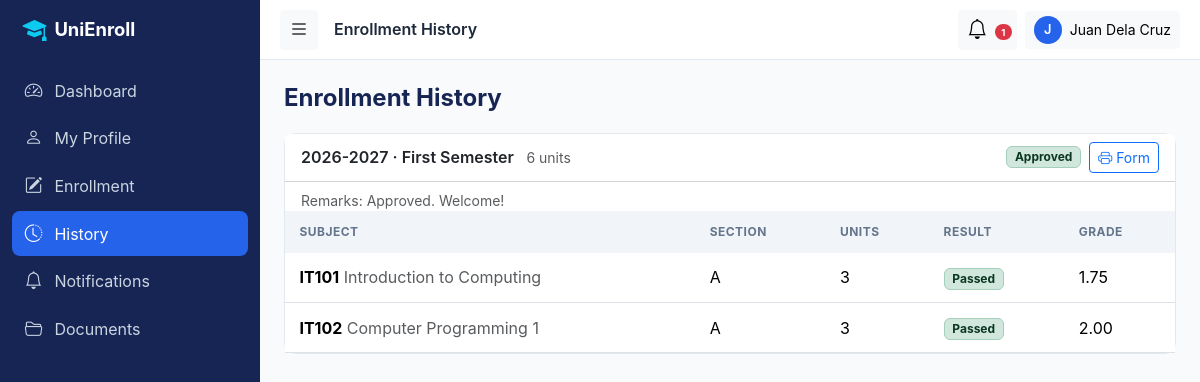
Page /student/enrollment-history.php (signed in) on the committed database.
### tables this page shows
CREATE TABLE enrollments (
  id           INT UNSIGNED AUTO_INCREMENT PRIMARY KEY,
  student_id   INT UNSIGNED NOT NULL,
  semester_id  INT UNSIGNED NOT NULL,
  status       ENUM('draft','pending','approved','rejected','cancelled') NOT NULL DEFAULT 'draft',
  total_units  TINYINT UNSIGNED NOT NULL DEFAULT 0,
  submitted_at DATETIME NULL,
  reviewed_by  INT UNSIGNED NULL,                       
  reviewed_at  DATETIME NULL,
  remarks      TEXT NULL,
  created_at   TIMESTAMP NOT NULL DEFAULT CURRENT_TIMESTAMP,
  updated_at   TIMESTAMP NOT NULL DEFAULT CURRENT_TIMESTAMP ON UPDATE CURRENT_TIMESTAMP,
  UNIQUE KEY uq_enrollments_student_sem (student_id, semester_id),
  KEY idx_enrollments_status (status),
  KEY idx_enrollments_semester (semester_id),
  CONSTRAINT fk_enrollments_student FOREIGN KEY (student_id)
    REFERENCES students(id) ON UPDATE CASCADE ON DELETE CASCADE,
  CONSTRAINT fk_enrollments_semester FOREIGN KEY (semester_id)
    REFERENCES semesters(id) ON UPDATE CASCADE ON DELETE RESTRICT,
  CONSTRAINT fk_enrollments_reviewer FOREIGN KEY (reviewed_by)
    REFERENCES users(id) ON UPDATE CASCADE ON DELETE SET NULL
);

CREATE TABLE academic_years (
  id         INT UNSIGNED AUTO_INCREMENT PRIMARY KEY,
  name       VARCHAR(20) NOT NULL,                     
  start_date DATE NOT NULL,
  end_date   DATE NOT NULL,
  is_active  TINYINT(1) NOT NULL DEFAULT 0,
  created_at TIMESTAMP NOT NULL DEFAULT CURRENT_TIMESTAMP,
  updated_at TIMESTAMP NOT NULL DEFAULT CURRENT_TIMESTAMP ON UPDATE CURRENT_TIMESTAMP,
  UNIQUE KEY uq_academic_years_name (name),
  CONSTRAINT chk_ay_dates CHECK (end_date > start_date)
);

CREATE TABLE semesters (
  id                INT UNSIGNED AUTO_INCREMENT PRIMARY KEY,
  academic_year_id  INT UNSIGNED NOT NULL,
  semester_no       TINYINT UNSIGNED NOT NULL,         
  name              VARCHAR(50) NOT NULL,
  start_date        DATE NOT NULL,
  end_date          DATE NOT NULL,
  enrollment_start  DATE NULL,
  enrollment_end    DATE NULL,
  max_units         TINYINT UNSIGNED NOT NULL DEFAULT 24,
  is_active         TINYINT(1) NOT NULL DEFAULT 0,
  created_at        TIMESTAMP NOT NULL DEFAULT CURRENT_TIMESTAMP,
  updated_at        TIMESTAMP NOT NULL DEFAULT CURRENT_TIMESTAMP ON UPDATE CURRENT_TIMESTAMP,
  UNIQUE KEY uq_semesters_ay_no (academic_year_id, semester_no),
  KEY idx_semesters_active (is_active),
  CONSTRAINT fk_semesters_ay FOREIGN KEY (academic_year_id)
    REFERENCES academic_years(id) ON UPDATE CASCADE ON DELETE CASCADE
);

CREATE TABLE enrollment_details (
  id            INT UNSIGNED AUTO_INCREMENT PRIMARY KEY,
  enrollment_id INT UNSIGNED NOT NULL,
  subject_id    INT UNSIGNED NOT NULL,
  units         TINYINT UNSIGNED NOT NULL,              
  result        ENUM('enrolled','passed','failed','dropped') NOT NULL DEFAULT 'enrolled',
  grade         DECIMAL(4,2) NULL,
  created_at    TIMESTAMP NOT NULL DEFAULT CURRENT_TIMESTAMP,
  UNIQUE KEY uq_details_enrollment_subject (enrollment_id, subject_id),
  KEY idx_details_subject (subject_id),
  CONSTRAINT fk_details_enrollment FOREIGN KEY (enrollment_id)
    REFERENCES enrollments(id) ON UPDATE CASCADE ON DELETE CASCADE,
  CONSTRAINT fk_details_subject FOREIGN KEY (subject_id)
    REFERENCES subjects(id) ON UPDATE CASCADE ON DELETE RESTRICT
);

CREATE TABLE courses (
  id          INT UNSIGNED AUTO_INCREMENT PRIMARY KEY,
  program_id  INT UNSIGNED NULL,                       
  code        VARCHAR(20)  NOT NULL,
  title       VARCHAR(150) NOT NULL,
  description TEXT NULL,
  units       TINYINT UNSIGNED NOT NULL DEFAULT 3,
  year_level  TINYINT UNSIGNED NULL,
  status      ENUM('available','unavailable') NOT NULL DEFAULT 'available',
  created_at  TIMESTAMP NOT NULL DEFAULT CURRENT_TIMESTAMP,
  updated_at  TIMESTAMP NOT NULL DEFAULT CURRENT_TIMESTAMP ON UPDATE CURRENT_TIMESTAMP,
  UNIQUE KEY uq_courses_code (code),
  KEY idx_courses_program (program_id),
  CONSTRAINT fk_courses_program FOREIGN KEY (program_id)
    REFERENCES programs(id) ON UPDATE CASCADE ON DELETE SET NULL
);

CREATE TABLE subjects (
  id           INT UNSIGNED AUTO_INCREMENT PRIMARY KEY,
  course_id    INT UNSIGNED NOT NULL,
  semester_id  INT UNSIGNED NOT NULL,
  teacher_id   INT UNSIGNED NULL,
  section      VARCHAR(20) NOT NULL DEFAULT 'A',
  max_students SMALLINT UNSIGNED NOT NULL DEFAULT 40,
  status       ENUM('open','closed') NOT NULL DEFAULT 'open',
  created_at   TIMESTAMP NOT NULL DEFAULT CURRENT_TIMESTAMP,
  updated_at   TIMESTAMP NOT NULL DEFAULT CURRENT_TIMESTAMP ON UPDATE CURRENT_TIMESTAMP,
  UNIQUE KEY uq_subjects_offering (course_id, semester_id, section),
  KEY idx_subjects_semester (semester_id),
  KEY idx_subjects_teacher (teacher_id),
  CONSTRAINT fk_subjects_course FOREIGN KEY (course_id)
    REFERENCES courses(id) ON UPDATE CASCADE ON DELETE RESTRICT,
  CONSTRAINT fk_subjects_semester FOREIGN KEY (semester_id)
    REFERENCES semesters(id) ON UPDATE CASCADE ON DELETE RESTRICT,
  CONSTRAINT fk_subjects_teacher FOREIGN KEY (teacher_id)
    REFERENCES teachers(id) ON UPDATE CASCADE ON DELETE SET NULL
);

### student/enrollment-history.php (the view, shortened to what this page needs)
<?php
$user = require_role('student');
$pdo  = Database::getConnection();
$me   = student_by_user($pdo, (int)$user['id']);
$q = $pdo->prepare('SELECT e.*, sem.name AS sem_name, ay.name AS ay_name FROM enrollments e
                    JOIN semesters sem ON sem.id = e.semester_id JOIN academic_years ay ON ay.id = sem.academic_year_id
                    WHERE e.student_id = ? AND (e.status <> "draft" OR EXISTS (SELECT 1 FROM enrollment_details d WHERE d.enrollment_id = e.id))
                    ORDER BY ay.start_date DESC, sem.semester_no DESC');
$q->execute([$me['id']]);
$history = $q->fetchAll();
$d = $pdo->prepare('SELECT d.units, d.result, d.grade, sb.section, c.code, c.title FROM enrollment_details d
                    JOIN subjects sb ON sb.id = d.subject_id JOIN courses c ON c.id = sb.course_id WHERE d.enrollment_id = ? ORDER BY c.code');
require_once __DIR__ . '/../includes/header.php';
?>
<div class="page-header"><h4>Enrollment History</h4></div>
<?php foreach ($history as $h): $d->execute([$h['id']]); $rows = $d->fetchAll(); ?>
  <div class="card mb-3">
    <div class="card-header bg-white d-flex flex-wrap justify-content-between align-items-center gap-2">
      <div><span class="fw-semibold"><?= e($h['ay_name'] . ' · ' . $h['sem_name']) ?></span> <span class="text-muted small ms-2"><?= (int)$h['total_units'] ?> units</span></div>
      <div class="d-flex align-items-center gap-2"><?= status_badge($h['status']) ?>
        <?php if ($h['status'] === 'approved'): ?><a class="btn btn-sm btn-outline-primary" href="enrollment-form.php?id=<?= (int)$h['id'] ?>"><i class="bi bi-printer"></i> Form</a><?php endif; ?></div>
    </div>
    <?php if ($h['remarks']): ?><div class="px-3 pt-2 small text-muted">Remarks: <?= e($h['remarks']) ?></div><?php endif; ?>
    <?php if ($rows): ?><div class="table-responsive"><table class="table mb-0"><thead><tr><th>Subject</th><th>Section</th><th>Units</th><th>Result</th><th>Grade</th></tr></thead><tbody>
      <?php foreach ($rows as $r): ?><tr><td><strong><?= e($r['code']) ?></strong> <span class="text-muted"><?= e($r['title']) ?></span></td><td><?= e($r['section']) ?></td><td><?= (int)$r['units'] ?></td>
        <td><?= status_badge($r['result']) ?></td><td><?= $r['grade'] !== null ? e(number_format((float)$r['grade'], 2)) : '—' ?></td></tr><?php endforeach; ?></tbody></table></div>
    <?php else: ?><div class="p-3 text-muted small">No subjects in this application.</div><?php endif; ?>
  </div>
<?php endforeach; ?>
<?php require_once __DIR__ . '/../includes/footer.php'; ?>

### includes/functions.php (shortened to what this page needs)
<?php
function e($value): string
{
    return htmlspecialchars((string)$value, ENT_QUOTES, 'UTF-8');
}
function status_badge(string $status): string
{
    $map = [
        'active' => 'success', 'approved' => 'success', 'verified' => 'success', 'open' => 'success', 'available' => 'success',
        'pending' => 'warning', 'inactive' => 'secondary', 'draft' => 'secondary', 'closed' => 'secondary',
        'unavailable' => 'secondary', 'passed' => 'success', 'failed' => 'danger', 'enrolled' => 'primary', 'dropped' => 'secondary', 'rejected' => 'danger', 'cancelled' => 'dark', 'graduated' => 'info',
    ];
    return '<span class="badge bg-' . ($map[$status] ?? 'secondary') . '-subtle text-' . ($map[$status] ?? 'secondary')
         . '-emphasis border border-' . ($map[$status] ?? 'secondary') . '-subtle text-capitalize">' . e($status) . '</span>';
}

### assets/css/style.css (style rules this page uses)
:root { --navy: #172554; --royal: #2563EB; --cyan: #06B6D4; --bg: #F8FAFC; --card: #FFFFFF; --text: #1E293B; --muted: #64748B; --border: #E2E8F0; --success:#16A34A; --warning:#F59E0B; --danger: #DC2626; --radius: 12px; --sidebar-w: 260px; --transition: .2s ease; }
body { font-family: 'Inter', system-ui, -apple-system, 'Segoe UI', Roboto, sans-serif; background: var(--bg); color: var(--text); }
.card { border: 1px solid var(--border); border-radius: var(--radius); }
.btn, .form-control, .form-select { transition: var(--transition); }
.table > :not(caption) > * > * { padding: .75rem .9rem; vertical-align: middle; }
.table thead th { font-size: .75rem; text-transform: uppercase; letter-spacing: .04em; color: var(--muted); background: #f1f5f9; border-bottom: 0; }
.page-header { display: flex; flex-wrap: wrap; gap: .75rem; align-items: center; justify-content: space-between; margin-bottom: 1.25rem; }
.page-header h4 { margin: 0; color: var(--navy); font-weight: 700; }

### rows in the picture
enrollments: academic_years.name "2026-2027 · First Semester", total_units "6", status "Approved", remarks "Approved. Welcome!"
enrollment_details: courses.code "IT101", courses.title "Introduction to Computing", subject.section "A", units "3", result "Passed", grade "1.75"
enrollment_details: courses.code "IT102", courses.title "Computer Programming 1", subject.section "A", units "3", result "Passed", grade "2.00"

### other values in the picture
$label "Dashboard"
$label "My Profile"
$label "Enrollment"
$label "History"
$label "Notifications"
$label "Documents"
$pageTitle "Enrollment History"
$_unread "1"
mb_substr($user['name'], 0, 1) "J"
$user['name'] "Juan Dela Cruz"
